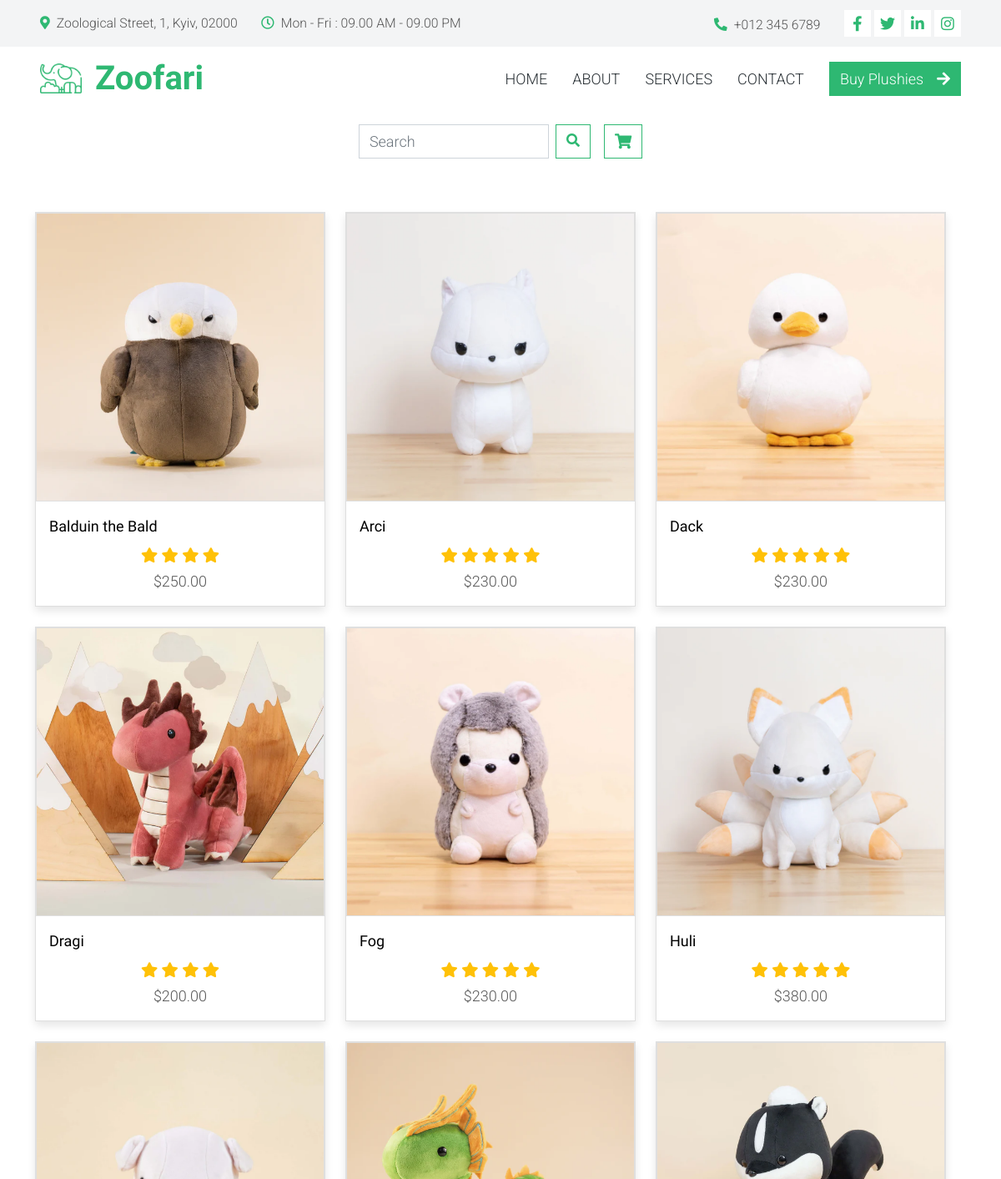
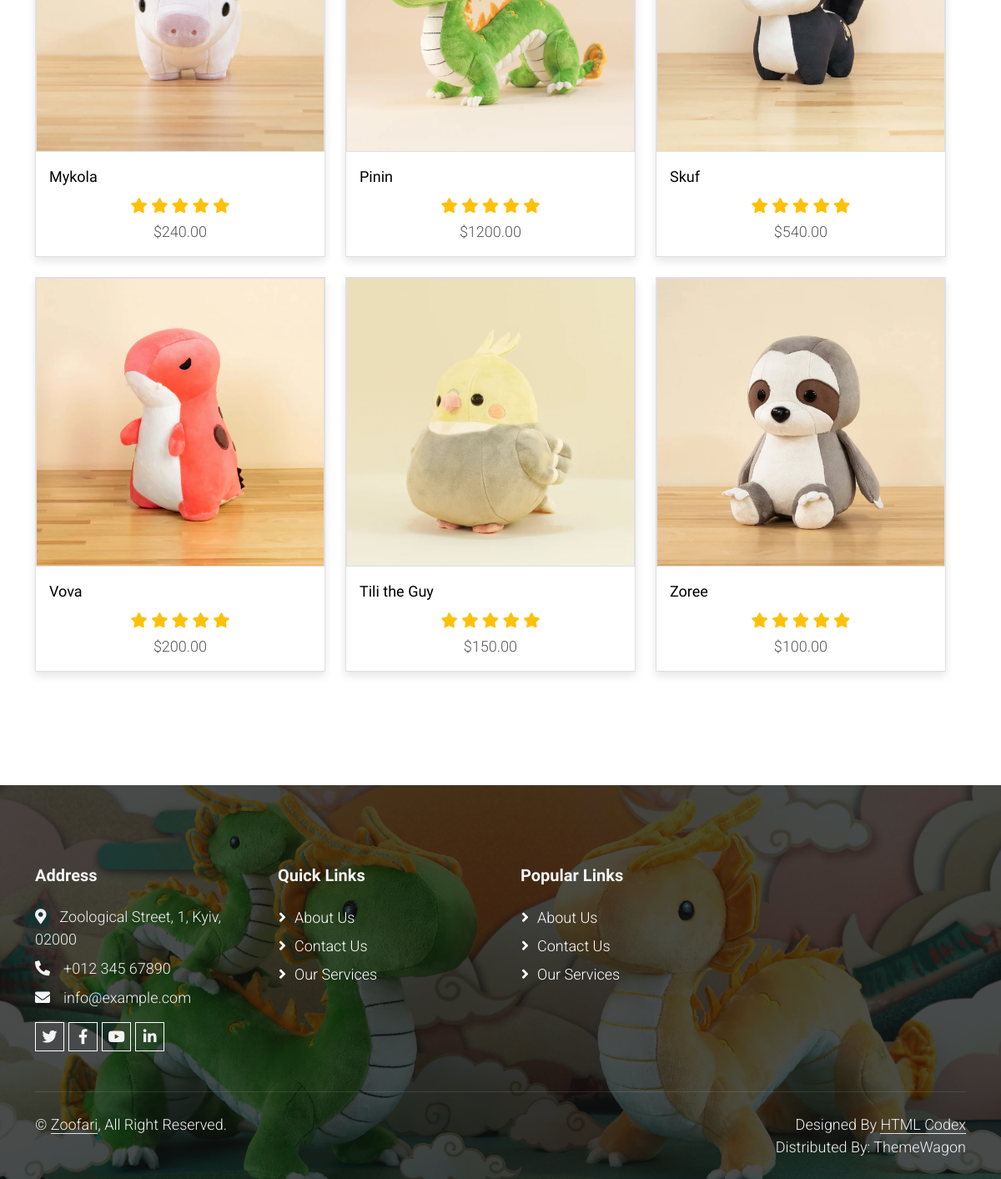
The app's page /shop/ with its own data (2 pictures, top to bottom).
### shop/models.py (models this page shows, shortened)
class Product(models.Model):
    name = models.CharField(max_length=100)
    description = models.TextField()
    price = models.DecimalField(max_digits=10, decimal_places=2)
    image = models.ImageField(upload_to='products/')
    rating = models.IntegerField(default=0)# Нове поле для рейтингу
    specifications = models.TextField(blank=True)  # Нове поле для специфікацій

### shop/views.py (the view)
# urls.py: path('shop/', shop, name='shop'),
def shop(request):
    query = request.GET.get('query', '')  # Получаем поисковый запрос из GET-параметра
    if query:
        products = Product.objects.filter(name__icontains=query)  # Фильтруем товары по названию
    else:
        products = Product.objects.all()  # Получаем все товары, если поисковый запрос отсутствует
    context = {
        'products': products,  # Передаем товары в контексте
    }
    return render(request, 'shop/shop.html', context)  # Рендерим шаблон shop.html с контекстом

### shop/templates/shop/shop.html (shortened to what this page needs)
{% extends "base.html" %}
{% load static %}
{% block content %}
<div class="container-fluid bg-white py-3 text-center">
    <div class="row justify-content-center align-items-center">
        <div class="col-md-8">
            <div class="d-flex justify-content-center align-items-center">
                <form class="d-flex me-3" action="{% url 'shop' %}" method="get">
                    <input class="form-control me-2" type="search" placeholder="Search" aria-label="Search" name="query">
                    <button class="btn btn-outline-primary" type="submit">
                        <i class="fa fa-search"></i>
                    </button>
                </form>
                <a class="btn btn-outline-primary" href="{% url 'cart' %}">
                    <i class="fas fa-shopping-cart"></i>
                </a>
            </div>
        </div>
    </div>
</div>
    <div class="container py-5">
        <div class="row">
                <div class="row">
                    {%for product in products%}
                    <div class="col-md-4">
                        <div class="card mb-4 product-wap rounded-0">
                            <div class="card rounded-0">
                                <img class="card-img rounded-0 img-fluid" src='{{product.image.url}}'>
                            </div>
                            <div class="card-body">
                                <a href="{% url 'shop_single' product.id%}" class="h3 text-decoration-none">{{product.name}}</a>
                                <ul class="w-100 list-unstyled d-flex justify-content-between mb-0">
                                </ul>
                                <ul class="list-unstyled d-flex justify-content-center mb-1">
                                    <li>
                                        {% for _ in "x"|rjust:product.rating %}
                                            <i class="text-warning fa fa-star"></i>
                                        {% endfor %}
                                    </li>
                                </ul>
                                <p class="text-center mb-0">${{product.price}}</p>
                            </div>
                        </div>
                    </div>
                    {% endfor %}
                </div>
                <div div="row">
                </div>
            </div>
        </div>
{% endblock %}

### static/assets/css/templatemo.css (style rules this page uses)
body, ul, li, p, a, label, input, div { font-family: 'Roboto', sans-serif; font-size: 18px !important; font-weight: 300 !important; }
.h3 { font-family: 'Roboto', sans-serif; font-size: 22px !important; }
.text-warning { color: #ede861 !important; }
.product-wap { box-shadow: 0px 5px 10px 0px rgba(0, 0, 0, 0.10); }
.card.product-wap a { color: #000; }
.form-control { border: 1px solid #e8e8e8; }
.product-wap .h3, .product-wap li, .product-wap i, .product-wap p { font-size: 12px !important; }
@media (min-width: 992px) { .product-wap .h3, .product-wap li, .product-wap i, .product-wap p { font-size: 18px !important; } }

### static/css/style.css (style rules this page uses)
:root { --primary: #2EB872; --light: #F3F4F5; --dark: #282F34; }
.btn { font-weight: 500; transition: .5s; }

### records on screen
Product: image (picture), name "Balduin the Bald", rating 4 (drawn), price "250.00"
Product: image (picture), name "Arci", rating 5 (drawn), price "230.00"
Product: image (picture), name "Dack", rating 5 (drawn), price "230.00"
Product: image (picture), name "Dragi", rating 4 (drawn), price "200.00"
Product: image (picture), name "Fog", rating 5 (drawn), price "230.00"
Product: image (picture), name "Huli", rating 5 (drawn), price "380.00"
Product: image (picture), name "Mykola", rating 5 (drawn), price "240.00"
Product: image (picture), name "Pinin", rating 5 (drawn), price "1200.00"
Product: image (picture), name "Skuf", rating 5 (drawn), price "540.00"
Product: image (picture), name "Vova", rating 5 (drawn), price "200.00"
Product: image (picture), name "Tili the Guy", rating 5 (drawn), price "150.00"
Product: image (picture), name "Zoree", rating 5 (drawn), price "100.00"
